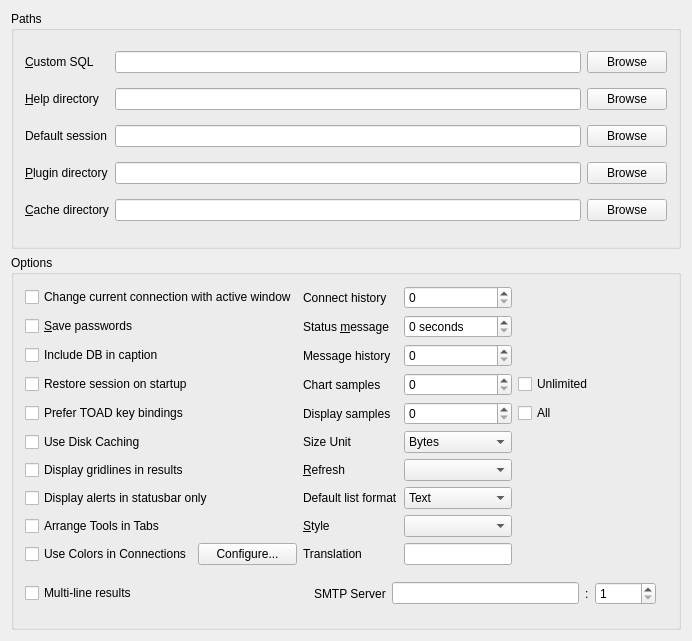
<?xml version="1.0" encoding="UTF-8"?>
<ui version="4.0">
 <class>toGlobalSettingUI</class>
 <widget class="QWidget" name="toGlobalSettingUI">
  <property name="geometry">
   <rect>
    <x>0</x>
    <y>0</y>
    <width>692</width>
    <height>641</height>
   </rect>
  </property>
  <property name="windowTitle">
   <string>toGlobalSettingUI</string>
  </property>
  <layout class="QGridLayout" name="gridLayout1">
   <item row="0" column="0">
    <widget class="QGroupBox" name="GroupBox2">
     <property name="title">
      <string>Paths</string>
     </property>
     <layout class="QGridLayout" name="gridLayout2">
      <property name="margin">
       <number>11</number>
      </property>
      <property name="spacing">
       <number>6</number>
      </property>
      <item row="0" column="0">
       <widget class="QLabel" name="TextLabel5">
        <property name="text">
         <string>&amp;Custom SQL</string>
        </property>
        <property name="wordWrap">
         <bool>false</bool>
        </property>
        <property name="buddy">
         <cstring>CustomSQL</cstring>
        </property>
       </widget>
      </item>
      <item row="0" column="2">
       <widget class="QPushButton" name="SQLBrowse">
        <property name="text">
         <string>Browse</string>
        </property>
       </widget>
      </item>
      <item row="0" column="1">
       <widget class="QLineEdit" name="CustomSQL"/>
      </item>
      <item row="3" column="2">
       <widget class="QPushButton" name="PluginBrowse">
        <property name="text">
         <string>Browse</string>
        </property>
       </widget>
      </item>
      <item row="3" column="1">
       <widget class="QLineEdit" name="PluginDirectory"/>
      </item>
      <item row="3" column="0">
       <widget class="QLabel" name="PluginLabel">
        <property name="toolTip">
         <string>Directory where to find plugins when starting.</string>
        </property>
        <property name="text">
         <string>&amp;Plugin directory</string>
        </property>
        <property name="wordWrap">
         <bool>false</bool>
        </property>
        <property name="buddy">
         <cstring>PluginDirectory</cstring>
        </property>
       </widget>
      </item>
      <item row="4" column="2">
       <widget class="QPushButton" name="CacheBrowse">
        <property name="text">
         <string>Browse</string>
        </property>
       </widget>
      </item>
      <item row="4" column="1">
       <widget class="QLineEdit" name="CacheDirectory"/>
      </item>
      <item row="4" column="0">
       <widget class="QLabel" name="CacheLabel">
        <property name="toolTip">
         <string>Directory where to place cached dataaseinformation.</string>
        </property>
        <property name="text">
         <string>&amp;Cache directory</string>
        </property>
        <property name="wordWrap">
         <bool>false</bool>
        </property>
        <property name="buddy">
         <cstring>CacheDirectory</cstring>
        </property>
       </widget>
      </item>
      <item row="1" column="0">
       <widget class="QLabel" name="PluginLabel_2">
        <property name="toolTip">
         <string>Directory where to find help files.</string>
        </property>
        <property name="text">
         <string>&amp;Help directory</string>
        </property>
        <property name="wordWrap">
         <bool>false</bool>
        </property>
        <property name="buddy">
         <cstring>HelpDirectory</cstring>
        </property>
       </widget>
      </item>
      <item row="1" column="1">
       <widget class="QLineEdit" name="HelpDirectory"/>
      </item>
      <item row="1" column="2">
       <widget class="QPushButton" name="HelpBrowse">
        <property name="text">
         <string>Browse</string>
        </property>
       </widget>
      </item>
      <item row="2" column="0">
       <widget class="QLabel" name="PluginLabel_2_2">
        <property name="toolTip">
         <string>Default session to use when saving a session.</string>
        </property>
        <property name="text">
         <string>Default session</string>
        </property>
        <property name="wordWrap">
         <bool>false</bool>
        </property>
        <property name="buddy">
         <cstring>DefaultSession</cstring>
        </property>
       </widget>
      </item>
      <item row="2" column="1">
       <widget class="QLineEdit" name="DefaultSession"/>
      </item>
      <item row="2" column="2">
       <widget class="QPushButton" name="HelpBrowse_2">
        <property name="text">
         <string>Browse</string>
        </property>
       </widget>
      </item>
     </layout>
    </widget>
   </item>
   <item row="1" column="0">
    <widget class="QGroupBox" name="OptionGroup">
     <property name="title">
      <string>Options</string>
     </property>
     <layout class="QGridLayout" name="gridLayout">
      <item row="0" column="0">
       <widget class="QCheckBox" name="ChangeConnection">
        <property name="toolTip">
         <string>Change currently select connection to the connection of the new active window</string>
        </property>
        <property name="text">
         <string>Change current connection with active window</string>
        </property>
       </widget>
      </item>
      <item row="0" column="1">
       <widget class="QLabel" name="TextLabel3_2_2">
        <property name="toolTip">
         <string>Number of connections to save in history.</string>
        </property>
        <property name="text">
         <string>Connect history</string>
        </property>
        <property name="wordWrap">
         <bool>false</bool>
        </property>
        <property name="buddy">
         <cstring>ConnectHistory</cstring>
        </property>
       </widget>
      </item>
      <item row="0" column="2">
       <widget class="QSpinBox" name="ConnectHistory">
        <property name="suffix">
         <string/>
        </property>
        <property name="maximum">
         <number>1000</number>
        </property>
       </widget>
      </item>
      <item row="1" column="0">
       <widget class="QCheckBox" name="SavePassword">
        <property name="toolTip">
         <string>Remember the last password you used to connect.
Will leave the password unencrypted in the config file.</string>
        </property>
        <property name="text">
         <string>&amp;Save passwords</string>
        </property>
        <property name="shortcut">
         <string>Alt+S</string>
        </property>
       </widget>
      </item>
      <item row="1" column="1">
       <widget class="QLabel" name="StatusLabel">
        <property name="toolTip">
         <string>The time in seconds temporary messages will be displayed in the status bar. 0 means keep.</string>
        </property>
        <property name="text">
         <string>Status &amp;message</string>
        </property>
        <property name="wordWrap">
         <bool>false</bool>
        </property>
        <property name="buddy">
         <cstring>Status</cstring>
        </property>
       </widget>
      </item>
      <item row="1" column="2">
       <widget class="QSpinBox" name="Status">
        <property name="suffix">
         <string> seconds</string>
        </property>
       </widget>
      </item>
      <item row="2" column="0">
       <widget class="QCheckBox" name="IncludeDB">
        <property name="toolTip">
         <string>Include database connection in window captions</string>
        </property>
        <property name="text">
         <string>Include DB in caption</string>
        </property>
       </widget>
      </item>
      <item row="2" column="1">
       <widget class="QLabel" name="TextLabel3_2">
        <property name="toolTip">
         <string>Number of status messages to save in the message history.</string>
        </property>
        <property name="text">
         <string>Message history</string>
        </property>
        <property name="wordWrap">
         <bool>false</bool>
        </property>
        <property name="buddy">
         <cstring>HistorySize</cstring>
        </property>
       </widget>
      </item>
      <item row="2" column="2">
       <widget class="QSpinBox" name="HistorySize">
        <property name="suffix">
         <string/>
        </property>
        <property name="maximum">
         <number>1000</number>
        </property>
       </widget>
      </item>
      <item row="3" column="0">
       <widget class="QCheckBox" name="RestoreSession">
        <property name="text">
         <string>Restore session on startup</string>
        </property>
       </widget>
      </item>
      <item row="3" column="1">
       <widget class="QLabel" name="TextLabel3_2_3">
        <property name="toolTip">
         <string>Number of samples to keep in line and barcharts by default.</string>
        </property>
        <property name="text">
         <string>Chart samples</string>
        </property>
        <property name="wordWrap">
         <bool>false</bool>
        </property>
        <property name="buddy">
         <cstring>HistorySize</cstring>
        </property>
       </widget>
      </item>
      <item row="3" column="2">
       <widget class="QSpinBox" name="ChartSamples">
        <property name="suffix">
         <string/>
        </property>
        <property name="maximum">
         <number>1000</number>
        </property>
       </widget>
      </item>
      <item row="3" column="3">
       <widget class="QCheckBox" name="UnlimitedSamples">
        <property name="toolTip">
         <string>Save unlimited number of samples. Can consume large amounts of memory.</string>
        </property>
        <property name="text">
         <string>Unlimited</string>
        </property>
       </widget>
      </item>
      <item row="4" column="0">
       <widget class="QCheckBox" name="ToadBindings">
        <property name="toolTip">
         <string>Use TOAD keybindings instead of classic TOra.</string>
        </property>
        <property name="text">
         <string>Prefer TOAD key bindings</string>
        </property>
       </widget>
      </item>
      <item row="4" column="1">
       <widget class="QLabel" name="TextLabel3_2_3_2">
        <property name="toolTip">
         <string>Number of samples to display in line and barcharts by default.</string>
        </property>
        <property name="text">
         <string>Display samples</string>
        </property>
        <property name="wordWrap">
         <bool>false</bool>
        </property>
        <property name="buddy">
         <cstring>HistorySize</cstring>
        </property>
       </widget>
      </item>
      <item row="4" column="2">
       <widget class="QSpinBox" name="DisplaySamples">
        <property name="suffix">
         <string/>
        </property>
        <property name="maximum">
         <number>1000</number>
        </property>
       </widget>
      </item>
      <item row="4" column="3">
       <widget class="QCheckBox" name="AllSamples">
        <property name="toolTip">
         <string>Display all available samples</string>
        </property>
        <property name="text">
         <string>All</string>
        </property>
       </widget>
      </item>
      <item row="5" column="0">
       <widget class="QCheckBox" name="DiskCaching">
        <property name="toolTip">
         <string>Use Disk Caching of ObjectLists and Synonyms</string>
        </property>
        <property name="text">
         <string>Use Disk Caching</string>
        </property>
       </widget>
      </item>
      <item row="5" column="1">
       <widget class="QLabel" name="SizeLabel">
        <property name="toolTip">
         <string>Define the unit sizes should be displayed.</string>
        </property>
        <property name="text">
         <string>Size Unit</string>
        </property>
        <property name="wordWrap">
         <bool>false</bool>
        </property>
        <property name="buddy">
         <cstring>SizeUnit</cstring>
        </property>
       </widget>
      </item>
      <item row="5" column="2">
       <widget class="QComboBox" name="SizeUnit">
        <item>
         <property name="text">
          <string>Bytes</string>
         </property>
        </item>
        <item>
         <property name="text">
          <string>KB</string>
         </property>
        </item>
        <item>
         <property name="text">
          <string>MB</string>
         </property>
        </item>
       </widget>
      </item>
      <item row="6" column="0">
       <widget class="QCheckBox" name="DisplayGrid">
        <property name="toolTip">
         <string>Show grid lines in output results table.</string>
        </property>
        <property name="text">
         <string>Display gridlines in results</string>
        </property>
       </widget>
      </item>
      <item row="6" column="1">
       <widget class="QLabel" name="RefreshLabel">
        <property name="toolTip">
         <string>Default refreshtime in tools.</string>
        </property>
        <property name="text">
         <string>&amp;Refresh</string>
        </property>
        <property name="wordWrap">
         <bool>false</bool>
        </property>
        <property name="buddy">
         <cstring>Refresh</cstring>
        </property>
       </widget>
      </item>
      <item row="6" column="2">
       <widget class="QComboBox" name="Refresh"/>
      </item>
      <item row="7" column="0">
       <widget class="QCheckBox" name="Statusbar">
        <property name="toolTip">
         <string>Display alerts in messagebar instead of poping up a dialog with a warning.</string>
        </property>
        <property name="text">
         <string>Display alerts in statusbar only</string>
        </property>
       </widget>
      </item>
      <item row="7" column="1">
       <widget class="QLabel" name="TextLabel2">
        <property name="text">
         <string>Default list format</string>
        </property>
        <property name="wordWrap">
         <bool>false</bool>
        </property>
       </widget>
      </item>
      <item row="7" column="2">
       <widget class="QComboBox" name="DefaultFormat">
        <item>
         <property name="text">
          <string>Text</string>
         </property>
        </item>
        <item>
         <property name="text">
          <string>Tab delimited</string>
         </property>
        </item>
        <item>
         <property name="text">
          <string>CSV</string>
         </property>
        </item>
        <item>
         <property name="text">
          <string>HTML</string>
         </property>
        </item>
       </widget>
      </item>
      <item row="8" column="0">
       <widget class="QCheckBox" name="TabbedTools">
        <property name="text">
         <string>Arrange Tools in Tabs</string>
        </property>
       </widget>
      </item>
      <item row="8" column="1">
       <widget class="QLabel" name="StyleLabel">
        <property name="toolTip">
         <string>The style to use for the user interface.</string>
        </property>
        <property name="text">
         <string>&amp;Style</string>
        </property>
        <property name="wordWrap">
         <bool>false</bool>
        </property>
        <property name="buddy">
         <cstring>Style</cstring>
        </property>
       </widget>
      </item>
      <item row="8" column="2">
       <widget class="QComboBox" name="Style"/>
      </item>
      <item row="9" column="0">
       <layout class="QHBoxLayout" name="horizontalLayout">
        <item>
         <widget class="QCheckBox" name="ColorizedConnections">
          <property name="toolTip">
           <string>Show color icons for session recognition in connection GUI widgets</string>
          </property>
          <property name="text">
           <string>Use Colors in Connections</string>
          </property>
         </widget>
        </item>
        <item>
         <widget class="QPushButton" name="ColorizedConnectionsConfigure">
          <property name="text">
           <string>Configure...</string>
          </property>
         </widget>
        </item>
       </layout>
      </item>
      <item row="9" column="1">
       <widget class="QLabel" name="LocaleLabel">
        <property name="sizePolicy">
         <sizepolicy hsizetype="Fixed" vsizetype="Fixed">
          <horstretch>0</horstretch>
          <verstretch>0</verstretch>
         </sizepolicy>
        </property>
        <property name="toolTip">
         <string>Which translation locale to use for this program. Must restart to have effect.</string>
        </property>
        <property name="text">
         <string>Translation</string>
        </property>
        <property name="wordWrap">
         <bool>false</bool>
        </property>
       </widget>
      </item>
      <item row="9" column="2">
       <widget class="QLineEdit" name="Locale">
        <property name="sizePolicy">
         <sizepolicy hsizetype="Fixed" vsizetype="Fixed">
          <horstretch>0</horstretch>
          <verstretch>0</verstretch>
         </sizepolicy>
        </property>
       </widget>
      </item>
      <item row="10" column="1" colspan="3">
       <layout class="QHBoxLayout">
        <property name="spacing">
         <number>6</number>
        </property>
        <property name="margin">
         <number>11</number>
        </property>
        <item>
         <widget class="QLabel" name="label">
          <property name="text">
           <string>SMTP Server</string>
          </property>
         </widget>
        </item>
        <item>
         <widget class="QLineEdit" name="SmtpServer"/>
        </item>
        <item>
         <widget class="QLabel" name="label_2">
          <property name="text">
           <string>:</string>
          </property>
         </widget>
        </item>
        <item>
         <widget class="QSpinBox" name="SmtpPort">
          <property name="minimum">
           <number>1</number>
          </property>
          <property name="maximum">
           <number>65536</number>
          </property>
         </widget>
        </item>
       </layout>
      </item>
      <item row="10" column="0">
       <widget class="QCheckBox" name="MultiLineResults">
        <property name="text">
         <string>Multi-line results</string>
        </property>
       </widget>
      </item>
     </layout>
    </widget>
   </item>
  </layout>
 </widget>
 <layoutdefault spacing="6" margin="11"/>
 <tabstops>
  <tabstop>CustomSQL</tabstop>
  <tabstop>SQLBrowse</tabstop>
  <tabstop>HelpDirectory</tabstop>
  <tabstop>HelpBrowse</tabstop>
  <tabstop>DefaultSession</tabstop>
  <tabstop>HelpBrowse_2</tabstop>
  <tabstop>PluginDirectory</tabstop>
  <tabstop>PluginBrowse</tabstop>
  <tabstop>CacheDirectory</tabstop>
  <tabstop>CacheBrowse</tabstop>
  <tabstop>ChangeConnection</tabstop>
  <tabstop>SavePassword</tabstop>
  <tabstop>IncludeDB</tabstop>
  <tabstop>RestoreSession</tabstop>
  <tabstop>ToadBindings</tabstop>
  <tabstop>DiskCaching</tabstop>
  <tabstop>DisplayGrid</tabstop>
  <tabstop>Statusbar</tabstop>
  <tabstop>TabbedTools</tabstop>
  <tabstop>ConnectHistory</tabstop>
  <tabstop>Status</tabstop>
  <tabstop>HistorySize</tabstop>
  <tabstop>ChartSamples</tabstop>
  <tabstop>UnlimitedSamples</tabstop>
  <tabstop>DisplaySamples</tabstop>
  <tabstop>AllSamples</tabstop>
  <tabstop>SizeUnit</tabstop>
  <tabstop>Refresh</tabstop>
  <tabstop>DefaultFormat</tabstop>
  <tabstop>Style</tabstop>
  <tabstop>Locale</tabstop>
  <tabstop>SmtpServer</tabstop>
  <tabstop>SmtpPort</tabstop>
 </tabstops>
 <resources/>
 <connections>
  <connection>
   <sender>PluginBrowse</sender>
   <signal>clicked()</signal>
   <receiver>toGlobalSettingUI</receiver>
   <slot>pluginBrowse()</slot>
   <hints>
    <hint type="sourcelabel">
     <x>20</x>
     <y>20</y>
    </hint>
    <hint type="destinationlabel">
     <x>20</x>
     <y>20</y>
    </hint>
   </hints>
  </connection>
  <connection>
   <sender>CacheBrowse</sender>
   <signal>clicked()</signal>
   <receiver>toGlobalSettingUI</receiver>
   <slot>cacheBrowse()</slot>
   <hints>
    <hint type="sourcelabel">
     <x>666</x>
     <y>184</y>
    </hint>
    <hint type="destinationlabel">
     <x>20</x>
     <y>20</y>
    </hint>
   </hints>
  </connection>
  <connection>
   <sender>SQLBrowse</sender>
   <signal>clicked()</signal>
   <receiver>toGlobalSettingUI</receiver>
   <slot>sqlBrowse()</slot>
   <hints>
    <hint type="sourcelabel">
     <x>20</x>
     <y>20</y>
    </hint>
    <hint type="destinationlabel">
     <x>20</x>
     <y>20</y>
    </hint>
   </hints>
  </connection>
  <connection>
   <sender>HelpBrowse</sender>
   <signal>clicked()</signal>
   <receiver>toGlobalSettingUI</receiver>
   <slot>helpBrowse()</slot>
   <hints>
    <hint type="sourcelabel">
     <x>20</x>
     <y>20</y>
    </hint>
    <hint type="destinationlabel">
     <x>20</x>
     <y>20</y>
    </hint>
   </hints>
  </connection>
  <connection>
   <sender>HelpBrowse_2</sender>
   <signal>clicked()</signal>
   <receiver>toGlobalSettingUI</receiver>
   <slot>sessionBrowse()</slot>
   <hints>
    <hint type="sourcelabel">
     <x>20</x>
     <y>20</y>
    </hint>
    <hint type="destinationlabel">
     <x>20</x>
     <y>20</y>
    </hint>
   </hints>
  </connection>
  <connection>
   <sender>UnlimitedSamples</sender>
   <signal>toggled(bool)</signal>
   <receiver>ChartSamples</receiver>
   <slot>setDisabled(bool)</slot>
   <hints>
    <hint type="sourcelabel">
     <x>20</x>
     <y>20</y>
    </hint>
    <hint type="destinationlabel">
     <x>20</x>
     <y>20</y>
    </hint>
   </hints>
  </connection>
  <connection>
   <sender>AllSamples</sender>
   <signal>toggled(bool)</signal>
   <receiver>DisplaySamples</receiver>
   <slot>setDisabled(bool)</slot>
   <hints>
    <hint type="sourcelabel">
     <x>20</x>
     <y>20</y>
    </hint>
    <hint type="destinationlabel">
     <x>20</x>
     <y>20</y>
    </hint>
   </hints>
  </connection>
 </connections>
</ui>
